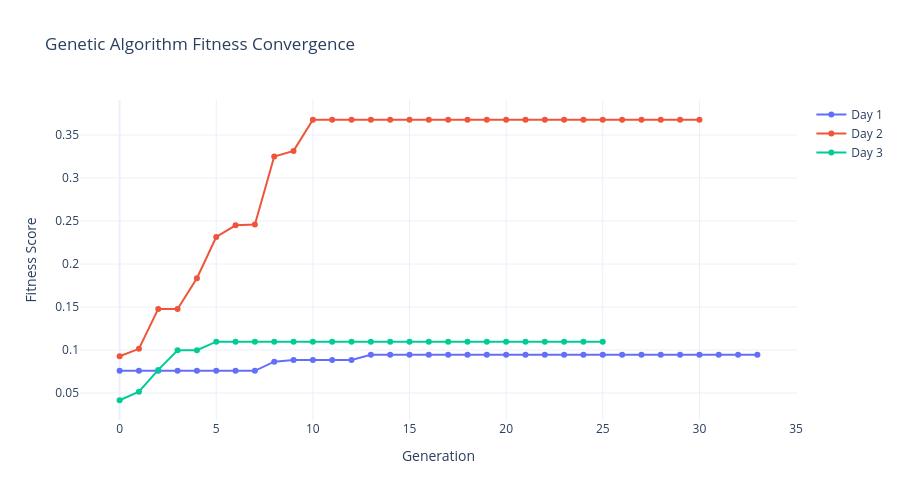

The cell this chart's notebook holds for it:
### Markdown cell above
### 8.3 GA Convergence Charts (Plotly)

### Code cell
if PLOTLY_AVAILABLE:
    # Create convergence chart for all days
    fig = go.Figure()
    
    for day in sorted(all_fitness_histories.keys()):
        fitness_history = all_fitness_histories[day]
        generations = list(range(len(fitness_history)))
        
        fig.add_trace(go.Scatter(
            x=generations,
            y=fitness_history,
            mode='lines+markers',
            name=f'Day {day}',
            line=dict(width=2)
        ))
    
    fig.update_layout(
        title='Genetic Algorithm Fitness Convergence',
        xaxis_title='Generation',
        yaxis_title='Fitness Score',
        hovermode='x unified',
        template='plotly_white',
        height=500
    )
    
    fig.show()
    print("\n✅ Convergence chart displayed")
else:
    print("⚠️  Plotly not available, skipping convergence chart")

### Figure 1 — Plotly figure (JSON) as saved in the notebook; plotly's stock layout.template omitted (floating-point values rounded to 4 significant figures)
{"data": [{"line": {"width": 2}, "mode": "lines+markers", "name": "Day 1", "type": "scatter", "x": [0, 1, 2, 3, 4, 5, 6, 7, 8, 9, 10, 11, 12, 13, 14, 15, 16, 17, 18, 19, 20, 21, 22, 23, 24, 25, 26, 27, 28, 29, 30, 31, 32, 33], "y": [0.07582, 0.07582, 0.07582, 0.07582, 0.07582, 0.07582, 0.07582, 0.07582, 0.08652, 0.08835, 0.08835, 0.08835, 0.08835, 0.09452, 0.09452, 0.09452, 0.09452, 0.09452, 0.09452, 0.09452, 0.09452, 0.09452, 0.09452, 0.09452, 0.09452, 0.09452, 0.09452, 0.09452, 0.09452, 0.09452, 0.09452, 0.09452, 0.09452, 0.09452]}, {"line": {"width": 2}, "mode": "lines+markers", "name": "Day 2", "type": "scatter", "x": [0, 1, 2, 3, 4, 5, 6, 7, 8, 9, 10, 11, 12, 13, 14, 15, 16, 17, 18, 19, 20, 21, 22, 23, 24, 25, 26, 27, 28, 29, 30], "y": [0.09281, 0.1014, 0.1478, 0.1478, 0.1835, 0.2314, 0.2449, 0.2459, 0.3249, 0.3315, 0.3677, 0.3677, 0.3677, 0.3677, 0.3677, 0.3677, 0.3677, 0.3677, 0.3677, 0.3677, 0.3677, 0.3677, 0.3677, 0.3677, 0.3677, 0.3677, 0.3677, 0.3677, 0.3677, 0.3677, 0.3677]}, {"line": {"width": 2}, "mode": "lines+markers", "name": "Day 3", "type": "scatter", "x": [0, 1, 2, 3, 4, 5, 6, 7, 8, 9, 10, 11, 12, 13, 14, 15, 16, 17, 18, 19, 20, 21, 22, 23, 24, 25], "y": [0.04164, 0.05148, 0.07689, 0.09974, 0.09974, 0.1097, 0.1097, 0.1097, 0.1097, 0.1097, 0.1097, 0.1097, 0.1097, 0.1097, 0.1097, 0.1097, 0.1097, 0.1097, 0.1097, 0.1097, 0.1097, 0.1097, 0.1097, 0.1097, 0.1097, 0.1097]}], "layout": {"height": 500, "hovermode": "x unified", "title": {"text": "Genetic Algorithm Fitness Convergence"}, "xaxis": {"title": {"text": "Generation"}}, "yaxis": {"title": {"text": "Fitness Score"}}}}
